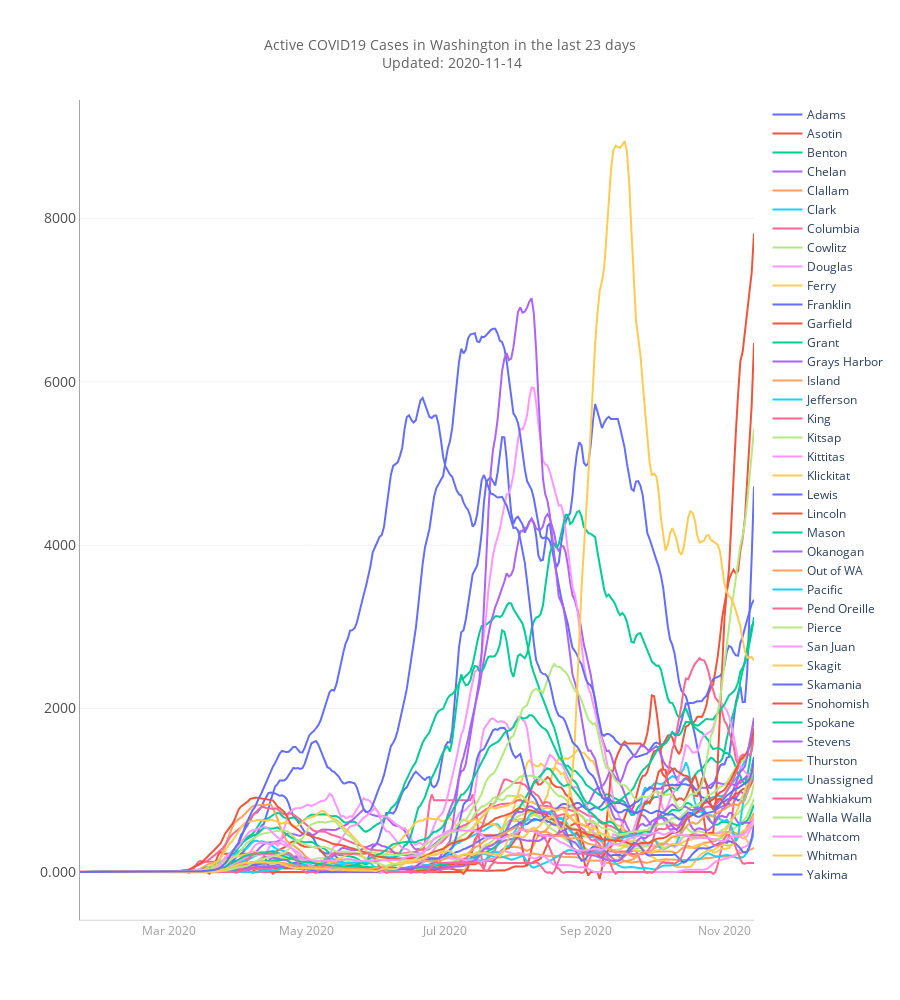

Source (notebook cell):
### Code cell
import plotly.graph_objects as go
from scipy import signal 

fig = go.Figure()

unique_WA_counties = JHU_c_and_d_WA.County.unique().tolist()

for county in unique_WA_counties:
    b = JHU_c_and_d_WA['County'] == county
    fig.add_trace(go.Scatter(x=JHU_c_and_d_WA['Date'][b], 
    y= signal.savgol_filter(JHU_c_and_d_WA['Active_23_per_100k'][b], 7, 3),
    mode='lines',
    name=county,
    ))


fig.update_layout(title = dict(text='Active COVID19 Cases in Washington in the last 23 days<br> Updated: ' + str(last_update.strftime('%Y-%m-%d')), 
                               font = dict(color='#616161', size=14)),
                  title_x=0.5,
                  paper_bgcolor='rgba(0,0,0,0)', 
                  plot_bgcolor='rgba(0,0,0,0)',
                  height=1000,
                  uniformtext_minsize=7, uniformtext_mode='hide',
                  hovermode="closest",
                  hoverlabel=dict(
                                bgcolor="white", 
                                font_size=16, 
                                font_family="Arial",
                                bordercolor='#b3b3b3'),
                  font=dict(size = 12),
                  dragmode=False, #disable panning so mobile apps can receive pinch to zoom events
                 )
                 
                     
fig.update_xaxes(showline=True, linewidth=0.5, linecolor='#a6a6a6', color='#4d4d4d',
                fixedrange=True,
                tickmode = 'array',
                spikethickness=0.4,
                spikedash='solid',
                nticks=20,
                tickfont = dict(color ='#9e9e9e'),
                )
              
fig.update_yaxes(showline=True, linewidth=1, linecolor='#a6a6a6', color='#4d4d4d',
                 showgrid=True, gridwidth=1, gridcolor='#f2f2f2',
                 fixedrange=True,
                 tickfont = dict(size = 14),
                 tickformat="0.4r"
                )

fig.show(displayModeBar=False)

import plotly.io as pio
pio.write_html(fig, file='Index.html', auto_open=True)

### Figure 1 — Plotly figure (JSON) as saved in the notebook; plotly's stock layout.template omitted (floating-point values rounded to 4 significant figures; data arrays with more than 128 entries replaced by an {"elided": "..."} marker saying what was removed)
{"data": [{"mode": "lines", "name": "Adams", "type": "scatter", "x": {"elided": "298 str values"}, "y": {"elided": "298 float values"}}, {"mode": "lines", "name": "Asotin", "type": "scatter", "x": {"elided": "298 str values"}, "y": {"elided": "298 float values"}}, {"mode": "lines", "name": "Benton", "type": "scatter", "x": {"elided": "298 str values"}, "y": {"elided": "298 float values"}}, {"mode": "lines", "name": "Chelan", "type": "scatter", "x": {"elided": "298 str values"}, "y": {"elided": "298 float values"}}, {"mode": "lines", "name": "Clallam", "type": "scatter", "x": {"elided": "298 str values"}, "y": {"elided": "298 float values"}}, {"mode": "lines", "name": "Clark", "type": "scatter", "x": {"elided": "298 str values"}, "y": {"elided": "298 float values"}}, {"mode": "lines", "name": "Columbia", "type": "scatter", "x": {"elided": "298 str values"}, "y": {"elided": "298 float values"}}, {"mode": "lines", "name": "Cowlitz", "type": "scatter", "x": {"elided": "298 str values"}, "y": {"elided": "298 float values"}}, {"mode": "lines", "name": "Douglas", "type": "scatter", "x": {"elided": "298 str values"}, "y": {"elided": "298 float values"}}, {"mode": "lines", "name": "Ferry", "type": "scatter", "x": {"elided": "298 str values"}, "y": {"elided": "298 float values"}}, {"mode": "lines", "name": "Franklin", "type": "scatter", "x": {"elided": "298 str values"}, "y": {"elided": "298 float values"}}, {"mode": "lines", "name": "Garfield", "type": "scatter", "x": {"elided": "298 str values"}, "y": {"elided": "298 float values"}}, {"mode": "lines", "name": "Grant", "type": "scatter", "x": {"elided": "298 str values"}, "y": {"elided": "298 float values"}}, {"mode": "lines", "name": "Grays Harbor", "type": "scatter", "x": {"elided": "298 str values"}, "y": {"elided": "298 float values"}}, {"mode": "lines", "name": "Island", "type": "scatter", "x": {"elided": "298 str values"}, "y": {"elided": "298 float values"}}, {"mode": "lines", "name": "Jefferson", "type": "scatter", "x": {"elided": "298 str values"}, "y": {"elided": "298 float values"}}, {"mode": "lines", "name": "King", "type": "scatter", "x": {"elided": "298 str values"}, "y": {"elided": "298 float values"}}, {"mode": "lines", "name": "Kitsap", "type": "scatter", "x": {"elided": "298 str values"}, "y": {"elided": "298 float values"}}, {"mode": "lines", "name": "Kittitas", "type": "scatter", "x": {"elided": "298 str values"}, "y": {"elided": "298 float values"}}, {"mode": "lines", "name": "Klickitat", "type": "scatter", "x": {"elided": "298 str values"}, "y": {"elided": "298 float values"}}, {"mode": "lines", "name": "Lewis", "type": "scatter", "x": {"elided": "298 str values"}, "y": {"elided": "298 float values"}}, {"mode": "lines", "name": "Lincoln", "type": "scatter", "x": {"elided": "298 str values"}, "y": {"elided": "298 float values"}}, {"mode": "lines", "name": "Mason", "type": "scatter", "x": {"elided": "298 str values"}, "y": {"elided": "298 float values"}}, {"mode": "lines", "name": "Okanogan", "type": "scatter", "x": {"elided": "298 str values"}, "y": {"elided": "298 float values"}}, {"mode": "lines", "name": "Out of WA", "type": "scatter", "x": {"elided": "298 str values"}, "y": {"elided": "298 null values"}}, {"mode": "lines", "name": "Pacific", "type": "scatter", "x": {"elided": "298 str values"}, "y": {"elided": "298 float values"}}, {"mode": "lines", "name": "Pend Oreille", "type": "scatter", "x": {"elided": "298 str values"}, "y": {"elided": "298 float values"}}, {"mode": "lines", "name": "Pierce", "type": "scatter", "x": {"elided": "298 str values"}, "y": {"elided": "298 float values"}}, {"mode": "lines", "name": "San Juan", "type": "scatter", "x": {"elided": "298 str values"}, "y": {"elided": "298 float values"}}, {"mode": "lines", "name": "Skagit", "type": "scatter", "x": {"elided": "298 str values"}, "y": {"elided": "298 float values"}}, {"mode": "lines", "name": "Skamania", "type": "scatter", "x": {"elided": "298 str values"}, "y": {"elided": "298 float values"}}, {"mode": "lines", "name": "Snohomish", "type": "scatter", "x": {"elided": "298 str values"}, "y": {"elided": "298 float values"}}, {"mode": "lines", "name": "Spokane", "type": "scatter", "x": {"elided": "298 str values"}, "y": {"elided": "298 float values"}}, {"mode": "lines", "name": "Stevens", "type": "scatter", "x": {"elided": "298 str values"}, "y": {"elided": "298 float values"}}, {"mode": "lines", "name": "Thurston", "type": "scatter", "x": {"elided": "298 str values"}, "y": {"elided": "298 float values"}}, {"mode": "lines", "name": "Unassigned", "type": "scatter", "x": {"elided": "298 str values"}, "y": {"elided": "298 null values"}}, {"mode": "lines", "name": "Wahkiakum", "type": "scatter", "x": {"elided": "298 str values"}, "y": {"elided": "298 float values"}}, {"mode": "lines", "name": "Walla Walla", "type": "scatter", "x": {"elided": "298 str values"}, "y": {"elided": "298 float values"}}, {"mode": "lines", "name": "Whatcom", "type": "scatter", "x": {"elided": "298 str values"}, "y": {"elided": "298 float values"}}, {"mode": "lines", "name": "Whitman", "type": "scatter", "x": {"elided": "298 str values"}, "y": {"elided": "298 float values"}}, {"mode": "lines", "name": "Yakima", "type": "scatter", "x": {"elided": "298 str values"}, "y": {"elided": "298 float values"}}], "layout": {"dragmode": false, "font": {"size": 12}, "height": 1000, "hoverlabel": {"bgcolor": "white", "bordercolor": "#b3b3b3", "font": {"family": "Arial", "size": 16}}, "hovermode": "closest", "paper_bgcolor": "rgba(0,0,0,0)", "plot_bgcolor": "rgba(0,0,0,0)", "title": {"font": {"color": "#616161", "size": 14}, "text": "Active COVID19 Cases in Washington in the last 23 days<br> Updated: 2020-11-14", "x": 0.5}, "uniformtext": {"minsize": 7, "mode": "hide"}, "xaxis": {"color": "#4d4d4d", "fixedrange": true, "linecolor": "#a6a6a6", "linewidth": 0.5, "nticks": 20, "showline": true, "spikedash": "solid", "spikethickness": 0.4, "tickfont": {"color": "#9e9e9e"}, "tickmode": "array"}, "yaxis": {"color": "#4d4d4d", "fixedrange": true, "gridcolor": "#f2f2f2", "gridwidth": 1, "linecolor": "#a6a6a6", "linewidth": 1, "showgrid": true, "showline": true, "tickfont": {"size": 14}, "tickformat": "0.4r"}}}
